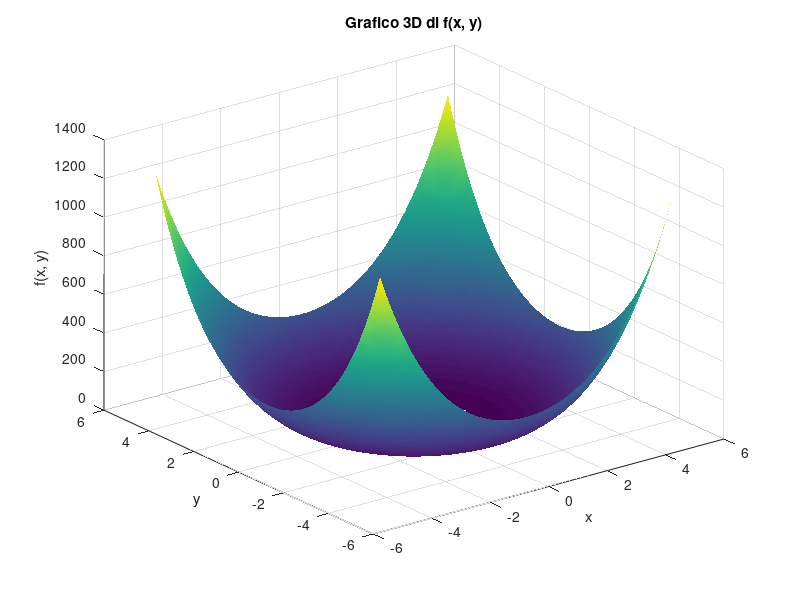
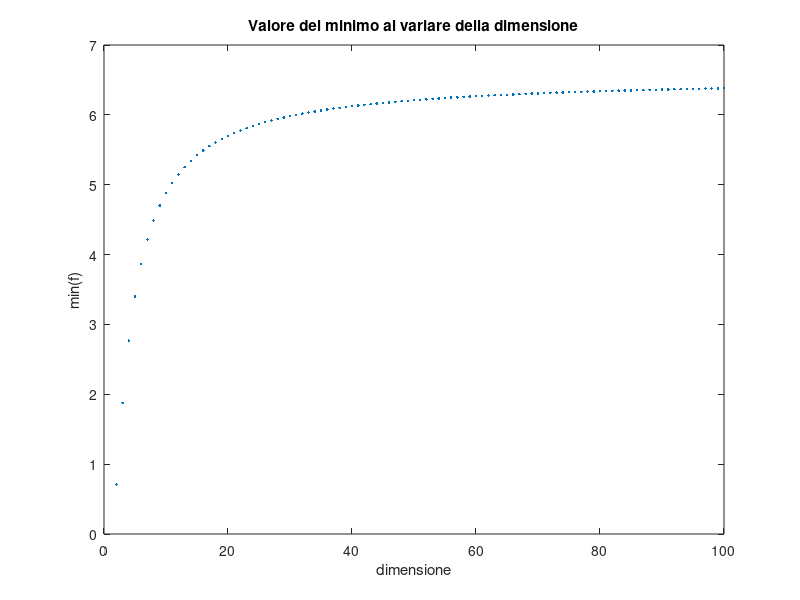

MATLAB code for these plots, in order:
%% PROVEEEE
clear all
close all
clc

function Fx = PF1_funct(x)
    % x is a matrix, each col contains a vector of dimension n
    % Fx is a vector, the i-th element is F(x(:,i))

    Fx = zeros(1,size(x,2));
    for col = 1:size(x,2)
        Fx(1,col) = 0.5* 1e-5 * sum((x(:,col) - ones(size(x,1),1)).^2) + 0.5*(sum(x(:,col).^2) - 0.25)^2;
    end
end

f = @(x) PF1_funct(x);
gradf = @(x) x .* (2+1e-5) -1e-5;
Hessf = @(x) (2+1e-5)*eye(length(x));


%% vediamo se il minimo varia all'aumentare della dimensione o se è costante
x = -5:0.1:5;
y = -5:0.1:5;
[X, Y] = meshgrid(x, y);
Z = arrayfun(@(x, y) f([x; y]), X, Y);

% Grafico 3D
f1 = figure;
surf(X, Y, Z);
title('Grafico 3D di f(x, y)');
xlabel('x');
ylabel('y');
zlabel('f(x, y)');
shading interp; 


% punti stazionari --> dim n
dimensioni = (2:1:100);
minimi = zeros(length(dimensioni),1);
for n = dimensioni
    k_vector = -5:1:5;
    x0 = zeros(n,length(k_vector));
    for i = 1:length(k_vector)
        k = k_vector(i);
        x0(1,i) = pi*k - atan(2);
        for row = 2:n-1
            x0(row,i) = pi*k -atan(2/row);
        end
        x0(n,i) = pi*k + atan((n-1)/n);
    end
    minimi(n-1,1) = min(f(x0));
end

dimensioni = transpose(dimensioni);
f2 = figure;
plot(dimensioni,minimi, '.');
title('Valore del minimo al variare della dimensione');
xlabel('dimensione');
ylabel('min(f)');


%% prova NEALDER MEAD MATLAB
n = 100;
x0 = (1:1:n)';
options = optimset('Display','iter','PlotFcns',@optimplotfval);
%[x,fval,exitflag,output] = fminsearch(f,x0,options)
x0